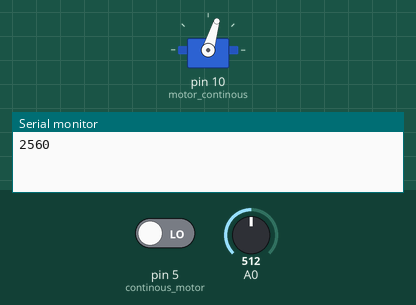
Bench run of a sketch on a simulated Arduino Uno, built with avr-gcc and run on an emulated ATmega328P. On the bench: servo, the last lines printed to the serial monitor. The test bench sets the inputs (shaded band); at power-on: A0 = 512, pin 5 (continous_motor) LOW. EEPROM starts erased.

Above: at 1.5 s.
1.6 s: A0 set to 649
3.5 s: A0 set to 666
At 5.0 s:
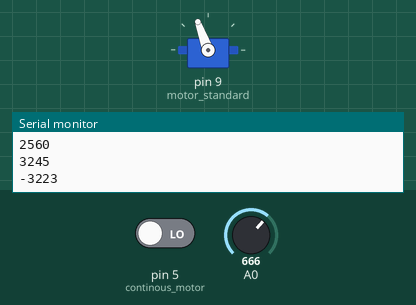
6.5 s: A0 set to 80
9.5 s: pin 5 (continous_motor) driven HIGH
At 12.4 s:
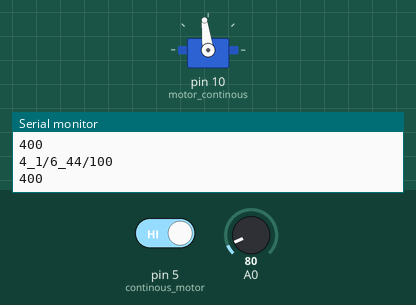
12.5 s: pin 5 (continous_motor) driven LOW
At 15.3 s:
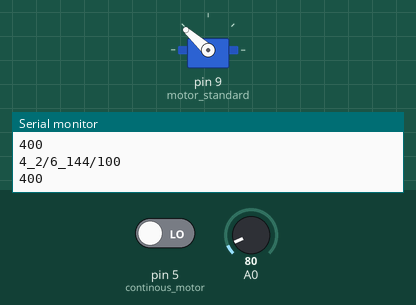
15.5 s: A0 set to 100
At 18.4 s:
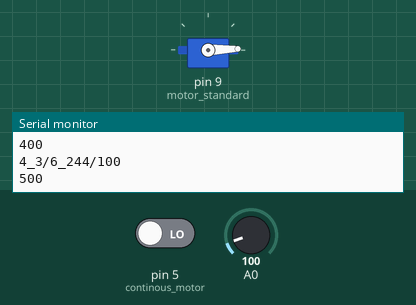
Timing chart, 0 to 19.5 s (numbered marks = the images above; inputs shaded):
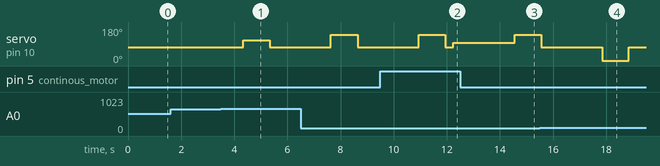

The sketch:

Micro.ino
```cpp
//PIROS - 5V
//FEKETE - GND
//FEHÉR - bármelyik PWM digitális port
//MÉG NINCS KÉSZ!
#include <Servo.h>
#include <EEPROM.h>

Servo myServo;

bool van_erme = false;
int kezdetiFeszultseg;


int motor_standard = 9; //(PWM)
  int motor_continous = 10; //(PWM)
  int standard_szog[6] = {2,28,54,82,110,138} ;

void setup() {
  pinMode(5, INPUT);
    Serial.begin(9600);
  while (!Serial) {
    ; // wait for serial port to connect. Needed for native USB port only
  }
  int feszultsegOsszeg = 0;

  for (int i =0; i< 10; i++) {
 feszultsegOsszeg += analogRead(A0)*5;
}
int kezdetiFeszultseg = feszultsegOsszeg / 10;
 Serial.println(kezdetiFeszultseg);


for (int i=0; i <10; i++) {
    coinsclear(i);
  }

  //a biztonság kedvéért megforgatjuk egyszer a continuous motort,
  //hogy induláskor a megfelelő helyen legyen
  myServo.attach(motor_continous);

  myServo.writeMicroseconds(1300);
  delay(300);
  myServo.detach();

  while(digitalRead(5)==1){
    myServo.attach(motor_continous);
    myServo.writeMicroseconds(1545);
    delay(50);
    myServo.detach();
  }
}

int ermekertekkel[7];


void loop() {
  //a végrehajtás pontossága megköveteli, hogy a solar-szenzor
  //csak meghatározott időközönként ellenőrizzen, 2 másodpercenként
  //reagálhat a változásokra
  delay(2000);

  int solar_sum = 0;
for (int i =0; i< 10; i++) {
 solar_sum += analogRead(A0)*5;
}
 int solar = solar_sum / 10;
  Serial.println(solar);
  coinsput(solar); //a coinsput fgv meghívja standard_motor fgvt, ami pedig meghívja a right_motor vagy left_motor fgv-t

  //a delay-ekkel vigyázni kell vagy pedig többszálat kell használni

}

void folosleg ()
{
  myServo.attach(motor_standard);
  myServo.write(170);
  //hagyunk időt az elforduláshoz, hogy ne forogjon 2 motor
  //egyszerre
  delay(1000);
   {continous_motor();}
}

void standard_motor (int szog)
{
  myServo.attach(motor_standard);
   myServo.write(szog);
   //hagyunk időt az elforduláshoz, hogy ne forogjon 2 motor
  //egyszerre
   delay(1000);
   {continous_motor();}

}

void continous_motor() {
  //órajárással megegyező irányba és vissza

  myServo.attach(motor_continous);

  myServo.writeMicroseconds(1300);
  delay(300);
  myServo.detach();

  while(digitalRead(5)==1){
    myServo.attach(motor_continous);
    myServo.writeMicroseconds(1545);
    delay(50);
    myServo.detach();
  }
}

bool coinsput(int solar)
{
  //555 feletti érték esetén nincs bedobva érme
  if(solar < 555){
    van_erme = true;
  }

  if (van_erme) {


    //erme vizsgálat hogy milyen érme van

    //cimek:0-5-ig 5-200-ig növekvősorrendbe
    //6 -> össz érme

   int erme_neve = 0; //ide a megvizsgált érme neve kell (5-200)

    if ( solar < 15 ) {
      erme_neve = 200;
    }
    else {
      if ( solar < 90 ) {
        erme_neve = 50;
      }
      else {
        if ( solar < 220 ) {
          erme_neve = 20;
        }
        else {
          if ( solar < 255 ) {
            erme_neve = 10;
          }
          else {
            if ( solar < 430 ) {
              erme_neve = 100;
            }
            else {
              if ( solar < 550 ) {
                erme_neve = 5;
              }
            }
          }
        }
      }
    }
    bool folosleg_bool = false;

    if (erme_neve == 5 && ermekertekkel[0] < 10) { standard_motor(standard_szog[0]); }
    else {if (erme_neve == 10 && ermekertekkel[1] < 10) { standard_motor(standard_szog[1]); }
    else {if (erme_neve == 20 && ermekertekkel[2] < 10) { standard_motor(standard_szog[2]); }
    else {if (erme_neve == 50 && ermekertekkel[3] < 10) { standard_motor(standard_szog[3]); }
    else {if (erme_neve == 200 && ermekertekkel[4] < 10) { standard_motor(standard_szog[4]); }
    else {if (erme_neve == 100 && ermekertekkel[5] < 10) { standard_motor(standard_szog[5]); }
    else {folosleg (); folosleg_bool = false;}}}}}}

    if (! folosleg_bool) { coinsadd(erme_neve); }

    //a standard fgv ben állítjuk be a contionous motort


    Serial.println(erme_neve);


  van_erme = false;
  }
}

void sumcoins()
{
  int sum = 0;

  ermekertekkel[0] = EEPROM.read(0) * 5;
  ermekertekkel[1] = EEPROM.read(1) * 10;
  ermekertekkel[2] = EEPROM.read(2) * 20;
  ermekertekkel[3] = EEPROM.read(3) * 50;
  ermekertekkel[4] = EEPROM.read(4) * 100;
  ermekertekkel[5] = EEPROM.read(5) * 200;

  for (int i = 0; i < 6; i++)
  {
    sum += ermekertekkel[i];


  }
  ermekertekkel[6] = sum;

}


void coinsadd(int erme_neve)
{
  switch (erme_neve) {

    case 5: coinsmodify(0, EEPROM.read(0) + 1);
      coinsmodify(6, EEPROM.read(6) + 5);
      break;

    case 10: coinsmodify(1, EEPROM.read(1) + 1);
      coinsmodify(6, EEPROM.read(6) + 10);
      break;

    case 20: coinsmodify(2, EEPROM.read(2) + 1);
      coinsmodify(6, EEPROM.read(6) + 20);
      break;

    case 50: coinsmodify(3, EEPROM.read(3) + 1);
      coinsmodify(6, EEPROM.read(6) + 50);
      break;

    case 100: coinsmodify(4, EEPROM.read(4) + 1);
      coinsmodify(6, EEPROM.read(6) + 100);
      break;

    case 200: coinsmodify(5, EEPROM.read(5) + 1);
      coinsmodify(6, EEPROM.read(6) + 200);
      break;
  }
}

bool coinsmodify(byte id, byte value) {
  Serial.print(id); Serial.print("_"); Serial.print(value); Serial.print("/");
  EEPROM.update(id, value);
}
void coinsclear(byte id) {
  EEPROM.write(id,0);

}
```

Measured:
- the behaviour switches between 655 and 656 on A0 (found by bisection; images 0 and 1)
- after the input at 3.5 s, servo on pin 10 (motor_continous): 73° → 110° after 0.84 s, → 73° 1.0 s later
- after the input at 12.5 s, servo on pin 10 (motor_continous): 97° → 138° after 2.1 s
